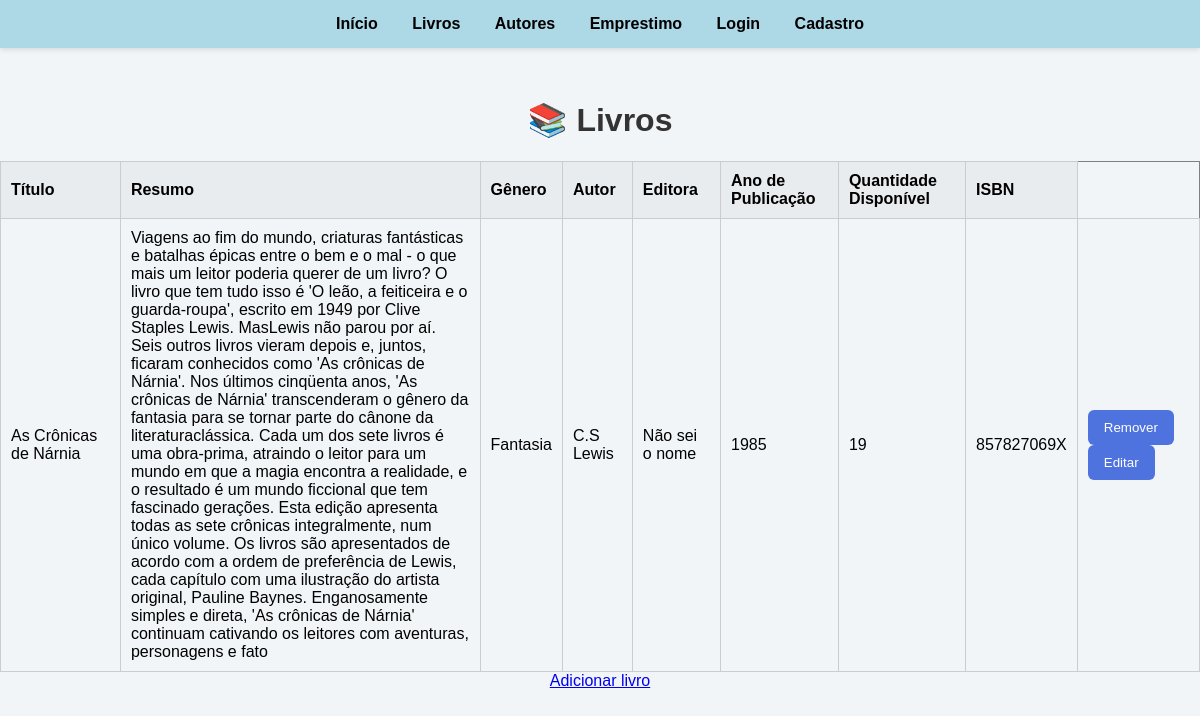
Screenshot of /livros (signed in) with the database file from the repository.
### tables this page shows
CREATE TABLE livros (
    id_livro INTEGER PRIMARY KEY AUTOINCREMENT,
    autor_id INTEGER NOT NULL,
    titulo VARCHAR(255) NOT NULL,
    isbn VARCHAR(13) NOT NULL,
    ano_publicacao INTEGER,
    genero_id INTEGER,
    editora_id INTEGER,
    quantidade_disponivel INTEGER,
    resumo TEXT,
    FOREIGN KEY (autor_id) REFERENCES autores(id_autor),
    FOREIGN KEY (genero_id) REFERENCES generos(id_genero),
    FOREIGN KEY (editora_id) REFERENCES editoras(id_editora)
);

CREATE TABLE generos (
    id_genero INTEGER PRIMARY KEY AUTOINCREMENT,
    nome_genero VARCHAR(255) NOT NULL
);

CREATE TABLE autores (
    id_autor INTEGER PRIMARY KEY AUTOINCREMENT,
    nome_autor VARCHAR(255) NOT NULL,
    nacionalidade VARCHAR(255),
    data_nascimento DATE,
    biografia TEXT
);

CREATE TABLE editoras (
    id_editora INTEGER PRIMARY KEY AUTOINCREMENT,
    nome_editora VARCHAR(255) NOT NULL,
    endereco_editora TEXT
);

### app.py (the view)
@app.route('/livros', methods=["GET", "POST"])
@login_required
def livros():
    conexao = obter_conexao()
    sql = """
        SELECT
            livros.id_livro,
            livros.titulo,
            autores.nome_autor AS autor,
            generos.nome_genero AS genero,
            editoras.nome_editora AS editora,
            livros.isbn,
            livros.ano_publicacao,
            livros.quantidade_disponivel,
            livros.resumo
        FROM livros
        LEFT JOIN autores ON livros.autor_id = autores.id_autor
        LEFT JOIN generos ON livros.genero_id = generos.id_genero
        LEFT JOIN editoras ON livros.editora_id = editoras.id_editora
        ORDER BY livros.titulo
    """
    livros = conexao.execute(sql).fetchall()
    conexao.close()
    return render_template('livros.html', livros=livros)

### app.py (called while the page is built)
@login_manager.user_loader
def load_user(user_id):
    return User.achar_email(user_id)

### database.py (called while the page is built)
def obter_conexao():
    conexao = sqlite3.connect('livros.db')
    conexao.row_factory = sqlite3.Row
    return conexao

### modelos/__init__.py (called while the page is built)
    @classmethod
    def achar_email(cls, email):
        conexao = obter_conexao()
        sql = "SELECT * FROM usuarios WHERE email = ?"
        resultado = conexao.execute(sql, (email,)).fetchone()
        if resultado:
            return User(
                email=resultado['email'],
                nome=resultado['nome_usuario'],
                senha=resultado['senha_usuario'],
                numero_telefone=resultado['numero_telefone'],
                data_inscricao=resultado['data_inscricao']
            )
        return None

### templates/livros.html (shortened to what this page needs)
{% extends 'base.html'%}
{% block conteudo %}
    <h1>📚 Livros</h1>
    {% if livros %}
    <table border="1">
        <tr>
            <th>Título</th>
            <th>Resumo</th>
            <th>Gênero</th>
            <th>Autor</th>
            <th>Editora</th>
            <th>Ano de Publicação</th>
            <th>Quantidade Disponível</th>
            <th>ISBN</th>
        </tr>
        {% for livro in livros %}
        <tr>
            <td style="width: 10%;">{{ livro.titulo }}</td>
            <td style="width: 30%;">{{ livro.resumo }}</td>
            <td>{{ livro.genero }}</td>
            <td>{{ livro.autor }}</td>
            <td>{{ livro.editora }}</td>
            <td>{{ livro.ano_publicacao }}</td>
            <td>{{ livro.quantidade_disponivel }}</td>
            <td>{{ livro.isbn }}</td>
            <td>
                <a>
                    <form action="{{ url_for('remover_livro') }}" method="post" style="display:inline;">
                    <button type="submit">Remover</button>
                    </form>
                </a>
                <a href="{{ url_for('editar_livro', id=livro.id_livro) }}"><button type="button">Editar</button></a>
            </td>
        </tr>
        {% endfor %}
    </table>
    {% else %}
        <p>Nenhum livro cadastrado.</p>
    {% endif %}
    <a href="{{url_for('criar_livro')}}">Adicionar livro</a>
{% endblock %}

### static/style.css (style rules this page uses)
body { background-color: #f2f5f8; margin: 0; font-family: Arial, sans-serif; text-align: center; padding-top: 80px; }
h1 { color: #333; }
table { width: 100%; border-collapse: collapse; margin-top: 20px; }
table th, table td { border: 1px solid #ccc; padding: 10px; text-align: left; }
table th { background-color: #e9ecef; }
button { background-color: #4e73df; color: white; border: none; padding: 10px 16px; border-radius: 6px; cursor: pointer; transition: background-color 0.3s; }

### rows the page displays
livros: titulo "As Crônicas de Nárnia", resumo "Viagens ao fim do mundo, criaturas fantásticas e batalhas épicas entre o bem e o mal - o que mais um leitor poderia querer de um livro? O livro que tem tudo isso é 'O leão, a feiticeira e o guarda-roupa', escrito em 1949 por Clive Staples Lewis. MasLewis não parou por aí. Seis outros livros vieram depois e, juntos, ficaram conhecidos como 'As crônicas de Nárnia'. Nos últimos cinqüenta anos, 'As crônicas de Nárnia' transcenderam o gênero da fantasia para se tornar parte do cânone da literaturaclássica. Cada um dos sete livros é uma obra-prima, atraindo o leitor para um mundo em que a magia encontra a realidade, e o resultado é um mundo ficcional que tem fascinado gerações. Esta edição…", genero "Fantasia", autor "C.S Lewis", editora "Não sei o nome", ano_publicacao "1985", quantidade_disponivel "19", isbn "857827069X"
